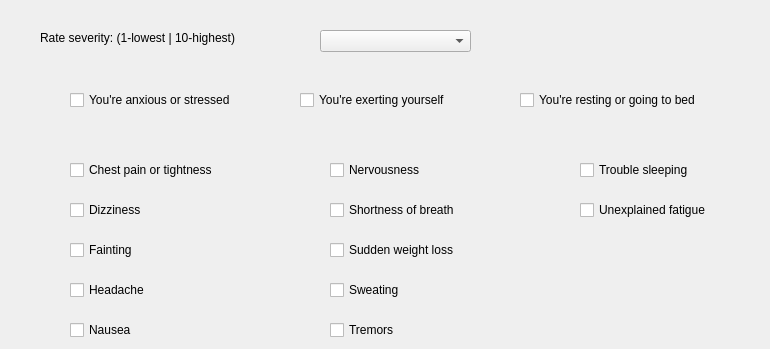
    <widget class="QWidget" name="t7">
     <attribute name="title">
      <string>Palpitations</string>
     </attribute>
     <widget class="QCheckBox" name="cb121">
      <property name="geometry">
       <rect>
        <x>330</x>
        <y>240</y>
        <width>211</width>
        <height>20</height>
       </rect>
      </property>
      <property name="text">
       <string>Sudden weight loss </string>
      </property>
     </widget>
     <widget class="QCheckBox" name="cb122">
      <property name="geometry">
       <rect>
        <x>70</x>
        <y>280</y>
        <width>141</width>
        <height>20</height>
       </rect>
      </property>
      <property name="text">
       <string>Headache </string>
      </property>
     </widget>
     <widget class="QCheckBox" name="cb119">
      <property name="geometry">
       <rect>
        <x>580</x>
        <y>200</y>
        <width>181</width>
        <height>20</height>
       </rect>
      </property>
      <property name="text">
       <string>Unexplained fatigue</string>
      </property>
     </widget>
     <widget class="QCheckBox" name="cb120">
      <property name="geometry">
       <rect>
        <x>70</x>
        <y>240</y>
        <width>131</width>
        <height>20</height>
       </rect>
      </property>
      <property name="text">
       <string>Fainting</string>
      </property>
     </widget>
     <widget class="QCheckBox" name="cb114">
      <property name="geometry">
       <rect>
        <x>70</x>
        <y>160</y>
        <width>191</width>
        <height>20</height>
       </rect>
      </property>
      <property name="text">
       <string>Chest pain or tightness </string>
      </property>
     </widget>
     <widget class="QCheckBox" name="cb111">
      <property name="geometry">
       <rect>
        <x>70</x>
        <y>90</y>
        <width>201</width>
        <height>20</height>
       </rect>
      </property>
      <property name="text">
       <string>You're anxious or stressed </string>
      </property>
     </widget>
     <widget class="QCheckBox" name="cb116">
      <property name="geometry">
       <rect>
        <x>580</x>
        <y>160</y>
        <width>161</width>
        <height>20</height>
       </rect>
      </property>
      <property name="text">
       <string>Trouble sleeping</string>
      </property>
     </widget>
     <widget class="QCheckBox" name="cb115">
      <property name="geometry">
       <rect>
        <x>330</x>
        <y>160</y>
        <width>171</width>
        <height>20</height>
       </rect>
      </property>
      <property name="text">
       <string>Nervousness </string>
      </property>
     </widget>
     <widget class="QCheckBox" name="cb118">
      <property name="geometry">
       <rect>
        <x>330</x>
        <y>200</y>
        <width>171</width>
        <height>20</height>
       </rect>
      </property>
      <property name="text">
       <string>Shortness of breath </string>
      </property>
     </widget>
     <widget class="QLabel" name="label_8">
      <property name="geometry">
       <rect>
        <x>40</x>
        <y>30</y>
        <width>271</width>
        <height>16</height>
       </rect>
      </property>
      <property name="text">
       <string>Rate severity: (1-lowest | 10-highest)</string>
      </property>
     </widget>
     <widget class="QCheckBox" name="cb117">
      <property name="geometry">
       <rect>
        <x>70</x>
        <y>200</y>
        <width>131</width>
        <height>20</height>
       </rect>
      </property>
      <property name="text">
       <string>Dizziness </string>
      </property>
     </widget>
     <widget class="QCheckBox" name="cb124">
      <property name="geometry">
       <rect>
        <x>70</x>
        <y>320</y>
        <width>121</width>
        <height>20</height>
       </rect>
      </property>
      <property name="text">
       <string>Nausea </string>
      </property>
     </widget>
     <widget class="QComboBox" name="combo7">
      <property name="geometry">
       <rect>
        <x>320</x>
        <y>30</y>
        <width>151</width>
        <height>22</height>
       </rect>
      </property>
     </widget>
     <widget class="QCheckBox" name="cb123">
      <property name="geometry">
       <rect>
        <x>330</x>
        <y>280</y>
        <width>181</width>
        <height>20</height>
       </rect>
      </property>
      <property name="text">
       <string>Sweating </string>
      </property>
     </widget>
     <widget class="QCheckBox" name="cb125">
      <property name="geometry">
       <rect>
        <x>330</x>
        <y>320</y>
        <width>151</width>
        <height>20</height>
       </rect>
      </property>
      <property name="text">
       <string>Tremors </string>
      </property>
     </widget>
     <widget class="QCheckBox" name="cb113">
      <property name="geometry">
       <rect>
        <x>520</x>
        <y>90</y>
        <width>231</width>
        <height>20</height>
       </rect>
      </property>
      <property name="text">
       <string>You're resting or going to bed </string>
      </property>
     </widget>
     <widget class="QCheckBox" name="cb112">
      <property name="geometry">
       <rect>
        <x>300</x>
        <y>90</y>
        <width>201</width>
        <height>20</height>
       </rect>
      </property>
      <property name="text">
       <string>You're exerting yourself </string>
      </property>
     </widget>
    </widget>
